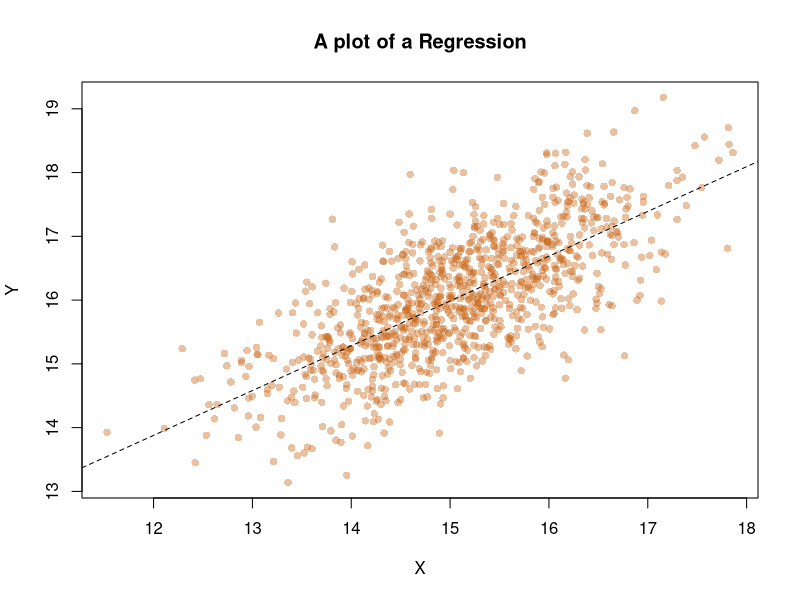

This figure's R source:
## Load library for mvrnorm function
library(MASS)

## Generate data
data <- mvrnorm(n = 1000,
                mu = c(15, 16),
                Sigma = matrix(c(1, .7, .7, 1), nrow = 2, byrow = T)
)
data <- as.data.frame(data)
colnames(data) <- c('x', 'y')

## Perform the regression
reg <- lm(y ~ x, data = data)

## Create a scatterplot of the data
plot(x = data$x, y = data$y,
     main = "A plot of a Regression",
     xlab = 'X', ylab = 'Y',
     pch = 16,
     col = rgb(200/255, 100/255, 20/255, .4)
)

## Add the regression line
abline(reg, lty = 2)